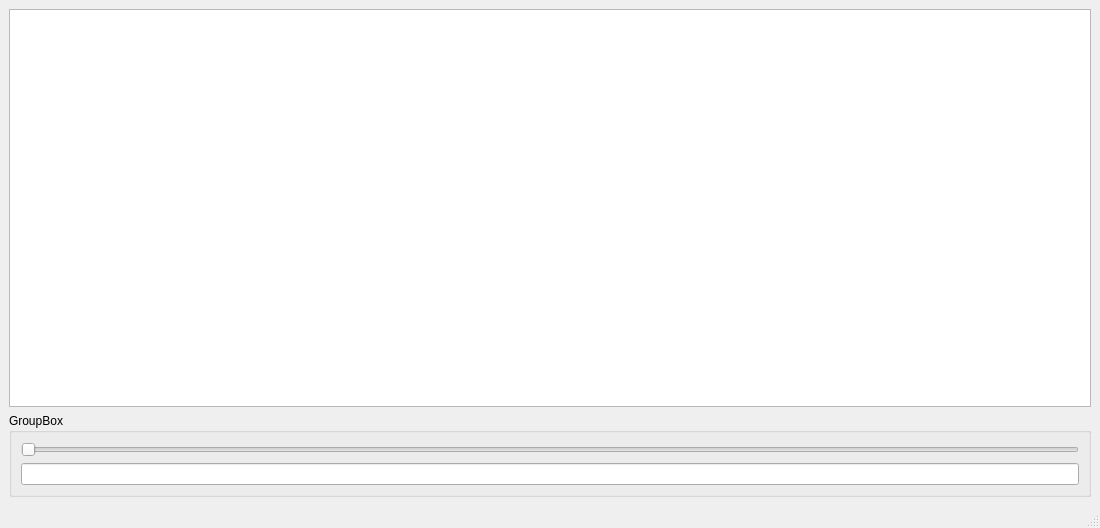
<?xml version="1.0" encoding="UTF-8"?>
<ui version="4.0">
 <class>MainWindow</class>
 <widget class="QMainWindow" name="MainWindow">
  <property name="geometry">
   <rect>
    <x>0</x>
    <y>0</y>
    <width>1100</width>
    <height>528</height>
   </rect>
  </property>
  <property name="Main Window" stdset="0">
   <string>MainWindow</string>
  </property>
  <widget class="QWidget" name="centralwidget">
   <layout class="QGridLayout" name="gridLayout">
    <item row="0" column="0">
     <layout class="QVBoxLayout" name="verticalLayout">
      <item>
       <widget class="QTextEdit" name="output">
        <property name="font">
         <font>
          <family>PT Mono</family>
          <pointsize>20</pointsize>
         </font>
        </property>
        <property name="html">
         <string>&lt;!DOCTYPE HTML PUBLIC &quot;-//W3C//DTD HTML 4.0//EN&quot; &quot;http://www.w3.org/TR/REC-html40/strict.dtd&quot;&gt;
&lt;html&gt;&lt;head&gt;&lt;meta name=&quot;qrichtext&quot; content=&quot;1&quot; /&gt;&lt;meta charset=&quot;utf-8&quot; /&gt;&lt;style type=&quot;text/css&quot;&gt;
p, li { white-space: pre-wrap; }
&lt;/style&gt;&lt;/head&gt;&lt;body style=&quot; font-family:'PT Mono'; font-size:20pt; font-weight:400; font-style:normal;&quot;&gt;
&lt;p style=&quot;-qt-paragraph-type:empty; margin-top:0px; margin-bottom:0px; margin-left:0px; margin-right:0px; -qt-block-indent:0; text-indent:0px;&quot;&gt;&lt;br /&gt;&lt;/p&gt;&lt;/body&gt;&lt;/html&gt;</string>
        </property>
       </widget>
      </item>
     </layout>
    </item>
    <item row="1" column="0">
     <widget class="QGroupBox" name="groupBox">
      <property name="title">
       <string>GroupBox</string>
      </property>
      <layout class="QGridLayout" name="gridLayout_2">
       <item row="0" column="0">
        <widget class="QSlider" name="frame">
         <property name="orientation">
          <enum>Qt::Horizontal</enum>
         </property>
        </widget>
       </item>
       <item row="1" column="0">
        <widget class="QLineEdit" name="frame_no"/>
       </item>
      </layout>
     </widget>
    </item>
   </layout>
  </widget>
  <widget class="QMenuBar" name="menubar">
   <property name="geometry">
    <rect>
     <x>0</x>
     <y>0</y>
     <width>1100</width>
     <height>24</height>
    </rect>
   </property>
  </widget>
  <widget class="QStatusBar" name="statusbar"/>
 </widget>
 <resources/>
 <connections/>
</ui>
